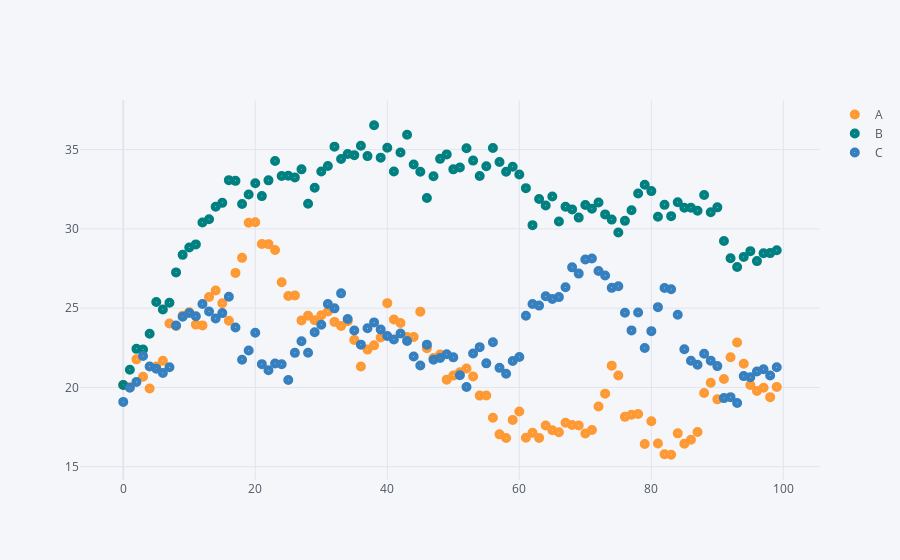

The cell this chart's notebook holds for it:
### Markdown cell above
- Colors can be assigned as either a list or dicitonary by using color. The marker symbol can be defined by using symbol

### Code cell
df.iplot(kind='scatter',mode='markers',symbol='circle-dot',colors=['orange','teal','blue','yellow'],size=10)
